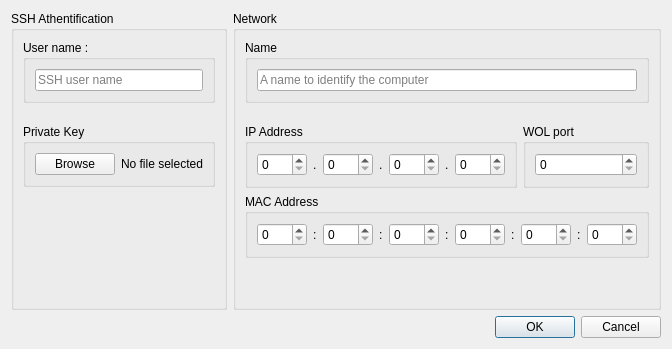
<?xml version="1.0" encoding="UTF-8"?>
<ui version="4.0">
 <class>computerInfo</class>
 <widget class="QDialog" name="computerInfo">
  <property name="geometry">
   <rect>
    <x>0</x>
    <y>0</y>
    <width>664</width>
    <height>377</height>
   </rect>
  </property>
  <property name="sizePolicy">
   <sizepolicy hsizetype="Preferred" vsizetype="Fixed">
    <horstretch>0</horstretch>
    <verstretch>0</verstretch>
   </sizepolicy>
  </property>
  <property name="windowTitle">
   <string>Dialog</string>
  </property>
  <layout class="QVBoxLayout" name="verticalLayout_3">
   <property name="sizeConstraint">
    <enum>QLayout::SizeConstraint::SetFixedSize</enum>
   </property>
   <item>
    <layout class="QHBoxLayout" name="horizontalLayout_5">
     <item>
      <widget class="QGroupBox" name="groupBox_5">
       <property name="title">
        <string>SSH Athentification</string>
       </property>
       <layout class="QVBoxLayout" name="verticalLayout">
        <item>
         <widget class="QGroupBox" name="groupBox_8">
          <property name="title">
           <string>User name :</string>
          </property>
          <layout class="QHBoxLayout" name="horizontalLayout_8">
           <item>
            <widget class="QLineEdit" name="userNameLineEdit">
             <property name="placeholderText">
              <string>SSH user name</string>
             </property>
            </widget>
           </item>
          </layout>
         </widget>
        </item>
        <item>
         <spacer name="verticalSpacer">
          <property name="orientation">
           <enum>Qt::Orientation::Vertical</enum>
          </property>
          <property name="sizeType">
           <enum>QSizePolicy::Policy::Fixed</enum>
          </property>
          <property name="sizeHint" stdset="0">
           <size>
            <width>20</width>
            <height>15</height>
           </size>
          </property>
         </spacer>
        </item>
        <item>
         <widget class="QGroupBox" name="groupBox_3">
          <property name="title">
           <string>Private Key</string>
          </property>
          <layout class="QHBoxLayout" name="horizontalLayout_3">
           <item>
            <widget class="QPushButton" name="browsePrivateKeyButton">
             <property name="text">
              <string>Browse</string>
             </property>
             <property name="icon">
              <iconset theme="QIcon::ThemeIcon::FolderOpen"/>
             </property>
            </widget>
           </item>
           <item>
            <widget class="QLabel" name="privateKeyPathLabel">
             <property name="text">
              <string>No file selected</string>
             </property>
            </widget>
           </item>
          </layout>
         </widget>
        </item>
        <item>
         <spacer name="verticalSpacer_3">
          <property name="orientation">
           <enum>Qt::Orientation::Vertical</enum>
          </property>
          <property name="sizeHint" stdset="0">
           <size>
            <width>20</width>
            <height>40</height>
           </size>
          </property>
         </spacer>
        </item>
       </layout>
      </widget>
     </item>
     <item>
      <widget class="QGroupBox" name="groupBox_6">
       <property name="title">
        <string>Network</string>
       </property>
       <layout class="QVBoxLayout" name="verticalLayout_2">
        <item>
         <widget class="QGroupBox" name="groupBox_7">
          <property name="title">
           <string>Name</string>
          </property>
          <layout class="QHBoxLayout" name="horizontalLayout_7">
           <item>
            <widget class="QLineEdit" name="computerNameLineEdit">
             <property name="placeholderText">
              <string>A name to identify the computer</string>
             </property>
            </widget>
           </item>
          </layout>
         </widget>
        </item>
        <item>
         <spacer name="verticalSpacer_4">
          <property name="orientation">
           <enum>Qt::Orientation::Vertical</enum>
          </property>
          <property name="sizeType">
           <enum>QSizePolicy::Policy::Fixed</enum>
          </property>
          <property name="sizeHint" stdset="0">
           <size>
            <width>20</width>
            <height>15</height>
           </size>
          </property>
         </spacer>
        </item>
        <item>
         <layout class="QHBoxLayout" name="horizontalLayout_6">
          <item>
           <widget class="QGroupBox" name="groupBox">
            <property name="title">
             <string>IP Address</string>
            </property>
            <layout class="QHBoxLayout" name="horizontalLayout">
             <item>
              <widget class="QSpinBox" name="Ip1spinBox">
               <property name="minimumSize">
                <size>
                 <width>50</width>
                 <height>0</height>
                </size>
               </property>
               <property name="maximum">
                <number>255</number>
               </property>
              </widget>
             </item>
             <item>
              <widget class="QLabel" name="label">
               <property name="text">
                <string>.</string>
               </property>
              </widget>
             </item>
             <item>
              <widget class="QSpinBox" name="Ip2spinBox">
               <property name="minimumSize">
                <size>
                 <width>50</width>
                 <height>0</height>
                </size>
               </property>
               <property name="maximum">
                <number>255</number>
               </property>
              </widget>
             </item>
             <item>
              <widget class="QLabel" name="label_2">
               <property name="text">
                <string>.</string>
               </property>
              </widget>
             </item>
             <item>
              <widget class="QSpinBox" name="Ip3spinBox">
               <property name="minimumSize">
                <size>
                 <width>50</width>
                 <height>0</height>
                </size>
               </property>
               <property name="maximum">
                <number>255</number>
               </property>
              </widget>
             </item>
             <item>
              <widget class="QLabel" name="label_3">
               <property name="text">
                <string>.</string>
               </property>
              </widget>
             </item>
             <item>
              <widget class="QSpinBox" name="Ip4spinBox">
               <property name="minimumSize">
                <size>
                 <width>50</width>
                 <height>0</height>
                </size>
               </property>
               <property name="maximum">
                <number>255</number>
               </property>
              </widget>
             </item>
            </layout>
           </widget>
          </item>
          <item>
           <widget class="QGroupBox" name="groupBox_4">
            <property name="title">
             <string>WOL port</string>
            </property>
            <layout class="QHBoxLayout" name="horizontalLayout_4">
             <item>
              <widget class="QSpinBox" name="WolSpinBox">
               <property name="maximum">
                <number>65535</number>
               </property>
              </widget>
             </item>
            </layout>
           </widget>
          </item>
         </layout>
        </item>
        <item>
         <widget class="QGroupBox" name="groupBox_2">
          <property name="title">
           <string>MAC Address</string>
          </property>
          <layout class="QHBoxLayout" name="horizontalLayout_2">
           <item>
            <widget class="QSpinBox" name="Mac1SpinBox">
             <property name="minimumSize">
              <size>
               <width>50</width>
               <height>0</height>
              </size>
             </property>
             <property name="maximum">
              <number>255</number>
             </property>
             <property name="displayIntegerBase">
              <number>16</number>
             </property>
            </widget>
           </item>
           <item>
            <widget class="QLabel" name="label_4">
             <property name="text">
              <string>:</string>
             </property>
            </widget>
           </item>
           <item>
            <widget class="QSpinBox" name="Mac2SpinBox">
             <property name="minimumSize">
              <size>
               <width>50</width>
               <height>0</height>
              </size>
             </property>
             <property name="maximum">
              <number>255</number>
             </property>
             <property name="displayIntegerBase">
              <number>16</number>
             </property>
            </widget>
           </item>
           <item>
            <widget class="QLabel" name="label_5">
             <property name="text">
              <string>:</string>
             </property>
            </widget>
           </item>
           <item>
            <widget class="QSpinBox" name="Mac3SpinBox">
             <property name="minimumSize">
              <size>
               <width>50</width>
               <height>0</height>
              </size>
             </property>
             <property name="maximum">
              <number>255</number>
             </property>
             <property name="displayIntegerBase">
              <number>16</number>
             </property>
            </widget>
           </item>
           <item>
            <widget class="QLabel" name="label_6">
             <property name="text">
              <string>:</string>
             </property>
            </widget>
           </item>
           <item>
            <widget class="QSpinBox" name="Mac4SpinBox">
             <property name="minimumSize">
              <size>
               <width>50</width>
               <height>0</height>
              </size>
             </property>
             <property name="maximum">
              <number>255</number>
             </property>
             <property name="displayIntegerBase">
              <number>16</number>
             </property>
            </widget>
           </item>
           <item>
            <widget class="QLabel" name="label_7">
             <property name="text">
              <string>:</string>
             </property>
            </widget>
           </item>
           <item>
            <widget class="QSpinBox" name="Mac5SpinBox">
             <property name="minimumSize">
              <size>
               <width>50</width>
               <height>0</height>
              </size>
             </property>
             <property name="maximum">
              <number>255</number>
             </property>
             <property name="displayIntegerBase">
              <number>16</number>
             </property>
            </widget>
           </item>
           <item>
            <widget class="QLabel" name="label_8">
             <property name="text">
              <string>:</string>
             </property>
            </widget>
           </item>
           <item>
            <widget class="QSpinBox" name="Mac6SpinBox">
             <property name="minimumSize">
              <size>
               <width>50</width>
               <height>0</height>
              </size>
             </property>
             <property name="maximum">
              <number>255</number>
             </property>
             <property name="displayIntegerBase">
              <number>16</number>
             </property>
            </widget>
           </item>
          </layout>
         </widget>
        </item>
        <item>
         <spacer name="verticalSpacer_2">
          <property name="orientation">
           <enum>Qt::Orientation::Vertical</enum>
          </property>
          <property name="sizeHint" stdset="0">
           <size>
            <width>20</width>
            <height>40</height>
           </size>
          </property>
         </spacer>
        </item>
       </layout>
      </widget>
     </item>
    </layout>
   </item>
   <item>
    <widget class="QDialogButtonBox" name="buttonBox">
     <property name="orientation">
      <enum>Qt::Orientation::Horizontal</enum>
     </property>
     <property name="standardButtons">
      <set>QDialogButtonBox::StandardButton::Cancel|QDialogButtonBox::StandardButton::Ok</set>
     </property>
    </widget>
   </item>
  </layout>
 </widget>
 <resources/>
 <connections>
  <connection>
   <sender>buttonBox</sender>
   <signal>accepted()</signal>
   <receiver>computerInfo</receiver>
   <slot>accept()</slot>
   <hints>
    <hint type="sourcelabel">
     <x>248</x>
     <y>254</y>
    </hint>
    <hint type="destinationlabel">
     <x>157</x>
     <y>274</y>
    </hint>
   </hints>
  </connection>
  <connection>
   <sender>buttonBox</sender>
   <signal>rejected()</signal>
   <receiver>computerInfo</receiver>
   <slot>reject()</slot>
   <hints>
    <hint type="sourcelabel">
     <x>316</x>
     <y>260</y>
    </hint>
    <hint type="destinationlabel">
     <x>286</x>
     <y>274</y>
    </hint>
   </hints>
  </connection>
 </connections>
</ui>
